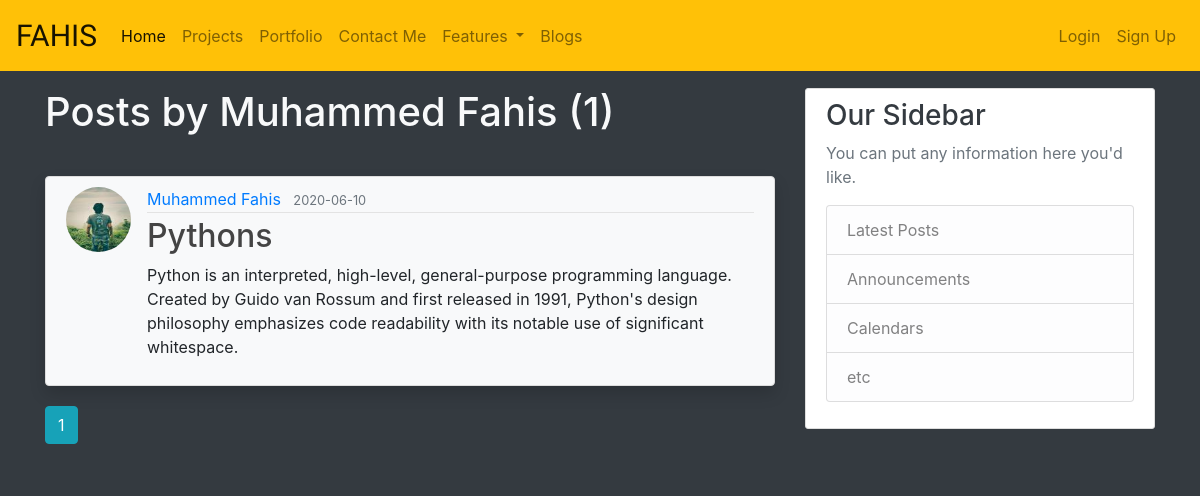
Before: /user/Muhammed Fahis with the older database file.
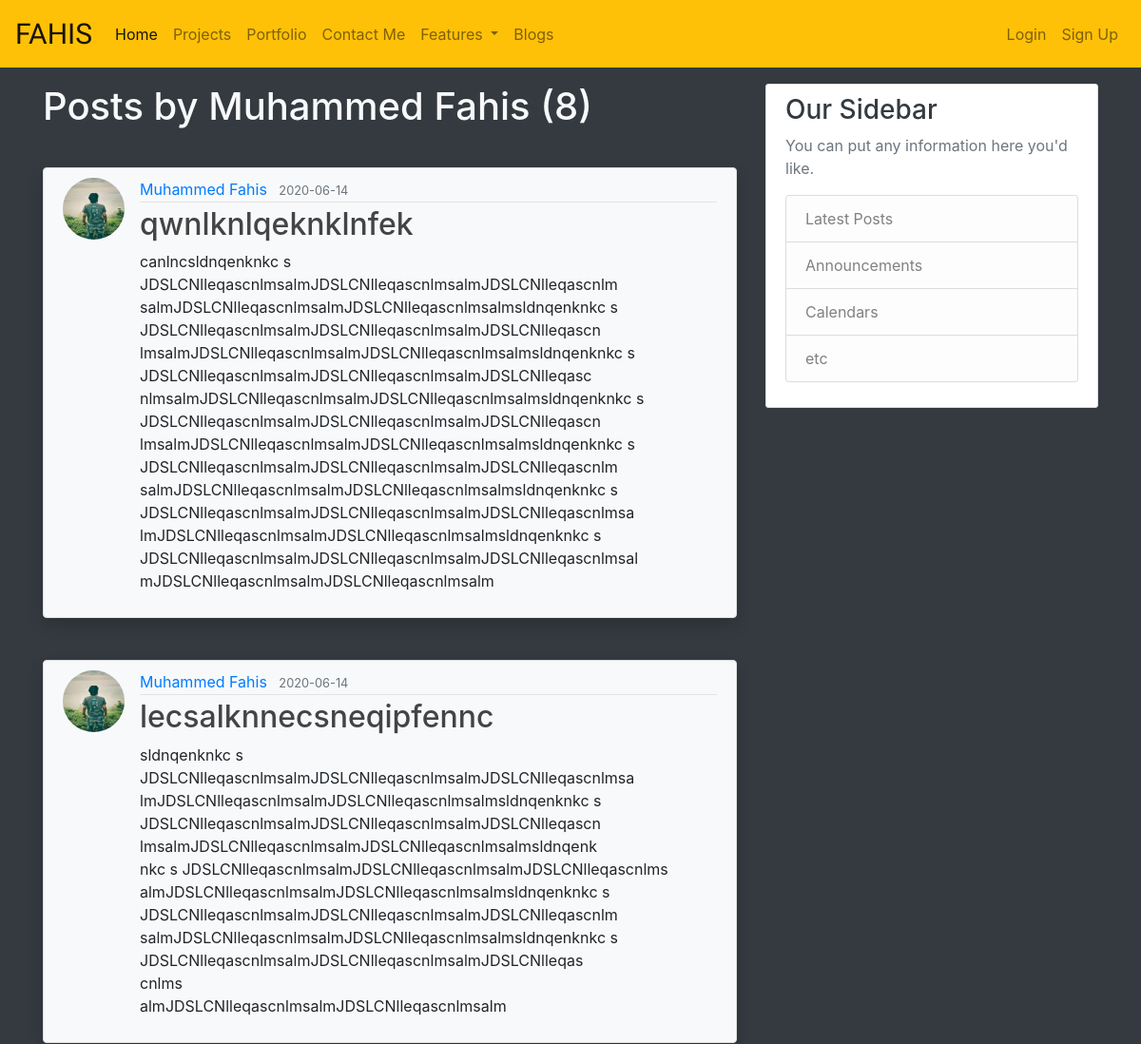
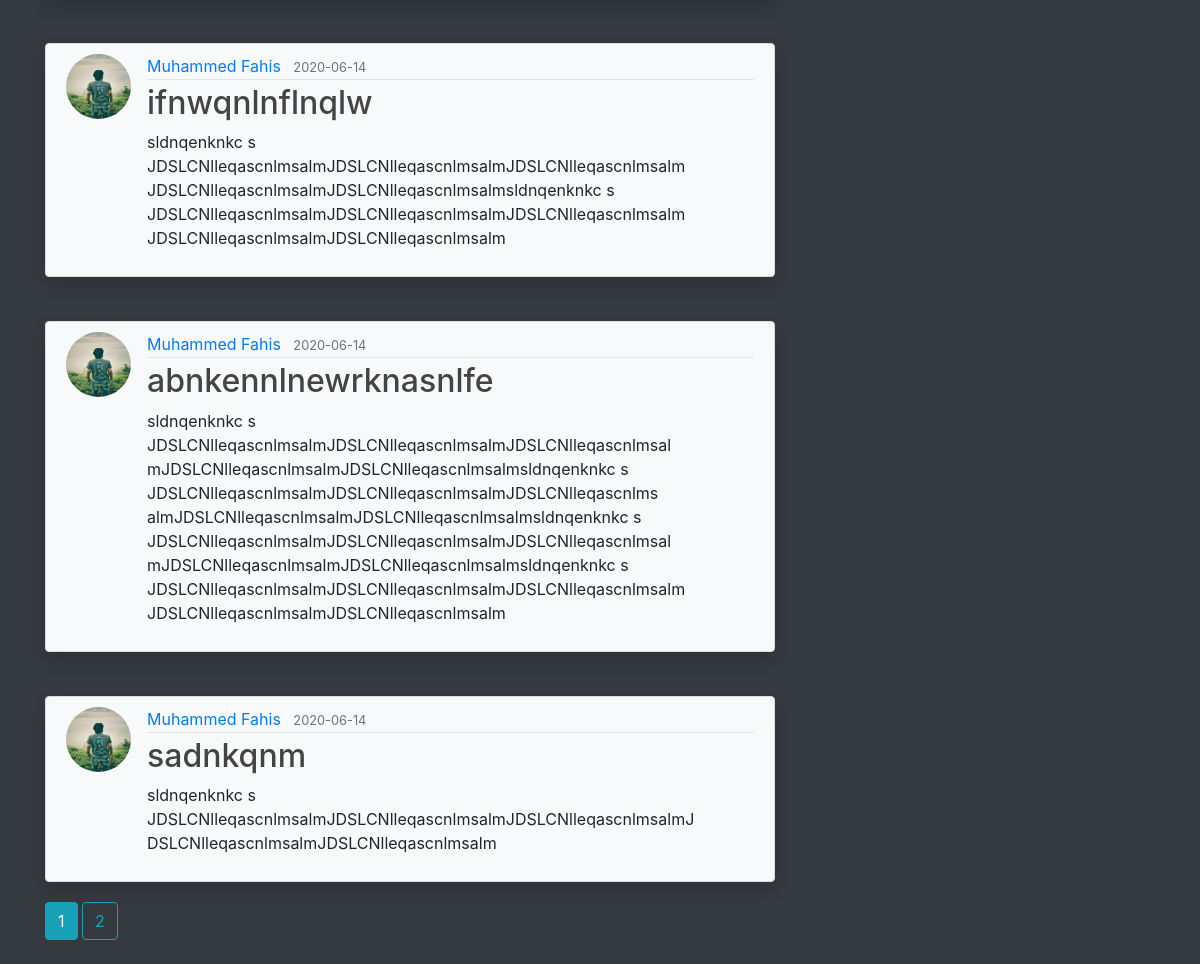
After: the same page with the newer database file (2 pictures, top to bottom).
### website/models.py (models this page shows, shortened)
class User(db.Model, UserMixin):
    id = db.Column(db.Integer, primary_key=True)
    username = db.Column(db.String(20),unique=True,nullable=False)
    email = db.Column(db.String(120),unique=True,nullable=False)
    image_file = db.Column(db.String(20), nullable=False, default='default.jpg')
    password = db.Column(db.String(60), nullable=False)
    posts = db.relationship('Post', backref='author', lazy=True)

class Post(db.Model):
    id = db.Column(db.Integer, primary_key=True)
    title = db.Column(db.String(100),nullable=False)
    date_posted = db.Column(db.DateTime, nullable=False, default=datetime.utcnow)
    content = db.Column(db.Text, nullable=False)
    user_id = db.Column(db.Integer, db.ForeignKey('user.id'),nullable=False)

### website/routes.py (the view)
@app.route('/user/<username>')
def user_posts(username):
    page = request.args.get('page',1,type=int)
    user = User.query.filter_by(username=username).filter_by(username=username).first_or_404()
    posts = Post.query.filter_by(author=user).order_by(Post.date_posted.desc()).paginate(page=page,per_page=5)
    return render_template('user_post.html', title='Blogs' ,post=posts ,user=user)

### website/templates/user_post.html (shortened to what this page needs)
{% extends 'Bloglayout.html' %}
{% block blog %}
    <div>
    <h1 class="text-light mb-3">Posts by {{ user.username }} ({{ post.total }})</h1>
    {% for i in post.items %}<br>
            <article class="media content-section bg-light shadow rounded">
                <img class="rounded-circle article-img" src="{{ url_for('static',filename='img/profile_pic/'+i.author.image_file) }}">
                <div class="media-body">
                    <div class="article-metadata">
                    <a class="mr-2" href="{{ url_for('user_posts',username=i.author.username) }}">{{ i.author.username }}</a>
                    <small class="text-muted">{{ i.date_posted.strftime('%Y-%m-%d')  }}</small>
                    </div>
                    <h2><a class="article-title" href="{{ url_for('post',post_id= i.id) }}">{{ i.title }}</a></h2>
                    <p class="article-content">{{ i.content }}</p>
                </div>
            </article>
    {% endfor %}
    {% for num in post.iter_pages(left_edge=2,right_edge=2,left_current=1,right_current=1) %}
        {% if num %}
            {% if post.page == num %}
                <a class='btn btn-info mb-4' href ="{{ url_for('user_posts',username=user.username,page=num) }}">{{ num }}</a>
            {% else %}
                <a class='btn btn-outline-info mb-4' href ="{{ url_for('user_posts',username=user.username,page=num) }}">{{ num }}</a>
            {% endif %}
        {% else %}
            ...
        {% endif %}
    {% endfor %}
    </div>
{% endblock blog %}

### website/templates/Bloglayout.html
{% extends 'layout.html' %}
{% block content %}
<main role="main" class="container  bg-dark" >
    <div class="row">
        <div class="col-md-8">
        {% block blog %}{% endblock %}
        </div>
        <div class="col-md-4">
        <div class="content-section text-dark">
            <h3>Our Sidebar</h3>
            <p class='text-muted'>You can put any information here you'd like.
            <ul class="list-group">
                <li class="list-group-item list-group-item-light">Latest Posts</li>
                <li class="list-group-item list-group-item-light">Announcements</li>
                <li class="list-group-item list-group-item-light">Calendars</li>
                <li class="list-group-item list-group-item-light">etc</li>
            </ul>
            </p>
        </div>
        </div>
    </div>
</main>
{% endblock content %}

### website/templates/layout.html (shortened to what this page needs)
<!DOCTYPE html>
<html>
<head>
    <link rel="stylesheet" href="{{ url_for('static',filename='css/bootstrap.min.css') }}">
    <link rel="stylesheet" href="{{ url_for('static',filename='css/main.css') }}">
</head>
<body class="bg-dark">
    <nav class="navbar fixed-top navbar-expand-lg navbar-light bg-warning">
        <a class="navbar-brand" href="{{ url_for('home') }}">FAHIS</a>
        <div class="collapse navbar-collapse" id="navbarSupportedContent">
            <ul class="navbar-nav mr-auto">
                <li class="nav-item active">
                    <a class="nav-link" href="{{ url_for('home') }}">Home <span class="sr-only">(current)</span></a>
                </li>
                <li class="nav-item">
                    <a class="nav-link" href="/#Project">Projects</a>
                </li>
                <li class="nav-item">
                    <a class="nav-link" href="{{ url_for('portfolio') }}">Portfolio</a>
                </li>
                <li class="nav-item">
                    <a class="nav-link" href="{{ url_for('contact') }}">Contact Me</a>
                </li>
                <li class="nav-item dropdown">
                    <a class="nav-link dropdown-toggle" href="#" id="navbarDropdown" role="button" data-toggle="dropdown" aria-haspopup="true" aria-expanded="false">
                        Features
                    </a>
                </li>
                <li class="nav-item">
                    <a class="nav-link" href="{{ url_for('blog') }}">Blogs</a>
                </li>
            </ul>
            <ul class="nav navbar-nav navbar-right" >
                {% if current_user.is_authenticated %}
                    <li class="nav-item">
                        <a class="nav-link" href="{{ url_for('new_post') }}">Create Blog</a>
                    </li>
                    <li class="nav-item">
                        <a class="nav-link" href="{{ url_for('account') }}">Account</a>
                    </li>
                    <li class="nav-item">
                        <a class="nav-link" href="{{ url_for('logout') }}">Logout</a>
                    </li>
                {% else %}
                    <li class="nav-item">
                        <a class="nav-link" href="{{ url_for('login') }}">Login</a>
                    </li>
                    <li class="nav-item">
                        <a class="nav-link" href="{{ url_for('signup') }}">Sign Up</a>
                    </li>
                {% endif %}
            </ul>
        </div>
    </nav>
    <main style="margin-top: 64px; " class="bg-dark">
    {% with messages = get_flashed_messages(with_categories=true) %}
        {% if messages %}
            {% for category , message in messages %}
                <div class="alert alert-{{category}} alert-dismissible fade show" role="alert">
                    <strong>{{ message }}</strong>
                    <button type="button" class="close" data-dismiss="alert" aria-label="Close">
                        <span aria-hidden="true">&times;</span>
                    </button>
                </div><br>
            {% endfor %}
        {% else %}
        <br>
        {% endif %}
    {% endwith %}
    {% block content %}{% endblock %}
    </main>
</body>
</html>

### website/static/css/main.css (style rules this page uses)
.navbar-brand { font-family: 'Bungee Shade' !important; font-size:30px; }
.content-section { background: #ffffff; padding: 10px 20px; border: 1px solid #dddddd; border-radius: 3px; margin-bottom: 20px; }
.article-title { color: #444444; }
.article-content { white-space: pre-line; }
.article-img { height: 65px; width: 65px; margin-right: 16px; }
.article-metadata { padding-bottom: 1px; margin-bottom: 4px; border-bottom: 1px solid #e3e3e3 }

Changed rows visible on the page:
no longer on this page (row unchanged): Post: image_file (picture), author.username "Muhammed Fahis", date_posted "2020-06-10", title "Pythons", content "Python is an interpreted, high-level, general-purpose programming language. Created by Guido van Rossum and first released in 1991, Python's design philosophy emphasizes code readability with its notable use of significant whitespace."
added Post: image_file (picture), author.username "Muhammed Fahis", date_posted "2020-06-14", title "qwnlknlqeknklnfek", content "canlncsldnqenknkc s JDSLCNlleqascnlmsalmJDSLCNlleqascnlmsalmJDSLCNlleqascnlm salmJDSLCNlleqascnlmsalmJDSLCNlleqascnlmsalmsldnqenknkc s JDSLCNlleqascnlmsalmJDSLCNlleqascnlmsalmJDSLCNlleqascn lmsalmJDSLCNlleqascnlmsalmJDSLCNlleqascnlmsalmsldnqenknkc s JDSLCNlleqascnlmsalmJDSLCNlleqascnlmsalmJDSLCNlleqasc nlmsalmJDSLCNlleqascnlmsalmJDSLCNlleqascnlmsalmsldnqenknkc s JDSLCNlleqascnlmsalmJDSLCNlleqascnlmsalmJDSLCNlleqascn lmsalmJDSLCNlleqascnlmsalmJDSLCNlleqascnlmsalmsldnqenknkc s JDSLCNlleqascnlmsalmJDSLCNlleqascnlmsalmJDSLCNlleqascnlm salmJDSLCNlleqascnlmsalmJDSLCNlleqascnlmsalmsldnqenknkc s JDSLCNlleqascnlmsalmJDSLCNlleqascnlmsalmJDSLCNlleqascnlmsa…"
added Post: image_file (picture), author.username "Muhammed Fahis", date_posted "2020-06-14", title "lecsalknnecsneqipfennc", content "sldnqenknkc s JDSLCNlleqascnlmsalmJDSLCNlleqascnlmsalmJDSLCNlleqascnlmsa lmJDSLCNlleqascnlmsalmJDSLCNlleqascnlmsalmsldnqenknkc s JDSLCNlleqascnlmsalmJDSLCNlleqascnlmsalmJDSLCNlleqascn lmsalmJDSLCNlleqascnlmsalmJDSLCNlleqascnlmsalmsldnqenk nkc s JDSLCNlleqascnlmsalmJDSLCNlleqascnlmsalmJDSLCNlleqascnlms almJDSLCNlleqascnlmsalmJDSLCNlleqascnlmsalmsldnqenknkc s JDSLCNlleqascnlmsalmJDSLCNlleqascnlmsalmJDSLCNlleqascnlm salmJDSLCNlleqascnlmsalmJDSLCNlleqascnlmsalmsldnqenknkc s JDSLCNlleqascnlmsalmJDSLCNlleqascnlmsalmJDSLCNlleqas cnlms almJDSLCNlleqascnlmsalmJDSLCNlleqascnlmsalm"
added Post: image_file (picture), author.username "Muhammed Fahis", date_posted "2020-06-14", title "ifnwqnlnflnqlw", content "sldnqenknkc s JDSLCNlleqascnlmsalmJDSLCNlleqascnlmsalmJDSLCNlleqascnlmsalm JDSLCNlleqascnlmsalmJDSLCNlleqascnlmsalmsldnqenknkc s JDSLCNlleqascnlmsalmJDSLCNlleqascnlmsalmJDSLCNlleqascnlmsalm JDSLCNlleqascnlmsalmJDSLCNlleqascnlmsalm"
added Post: image_file (picture), author.username "Muhammed Fahis", date_posted "2020-06-14", title "abnkennlnewrknasnlfe", content "sldnqenknkc s JDSLCNlleqascnlmsalmJDSLCNlleqascnlmsalmJDSLCNlleqascnlmsal mJDSLCNlleqascnlmsalmJDSLCNlleqascnlmsalmsldnqenknkc s JDSLCNlleqascnlmsalmJDSLCNlleqascnlmsalmJDSLCNlleqascnlms almJDSLCNlleqascnlmsalmJDSLCNlleqascnlmsalmsldnqenknkc s JDSLCNlleqascnlmsalmJDSLCNlleqascnlmsalmJDSLCNlleqascnlmsal mJDSLCNlleqascnlmsalmJDSLCNlleqascnlmsalmsldnqenknkc s JDSLCNlleqascnlmsalmJDSLCNlleqascnlmsalmJDSLCNlleqascnlmsalm JDSLCNlleqascnlmsalmJDSLCNlleqascnlmsalm"
added Post: image_file (picture), author.username "Muhammed Fahis", date_posted "2020-06-14", title "sadnkqnm", content "sldnqenknkc s JDSLCNlleqascnlmsalmJDSLCNlleqascnlmsalmJDSLCNlleqascnlmsalmJ DSLCNlleqascnlmsalmJDSLCNlleqascnlmsalm"
Other visible differences:
{{ post.total }}: "1" → "8"
new list line: "2"
